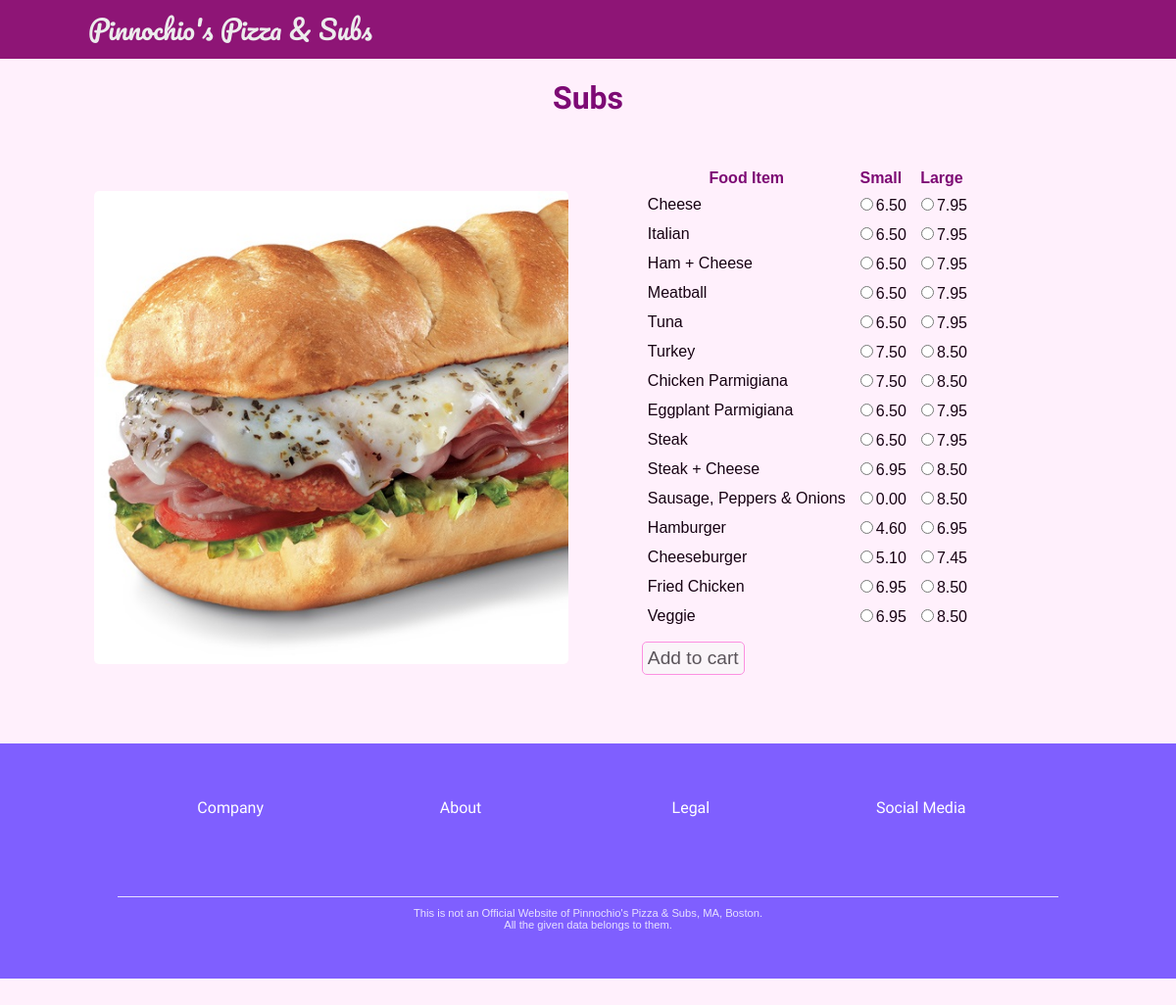
Screenshot of /orders/sub/ (signed in) with the database file from the repository.
### orders/models.py (models this page shows, shortened)
class sub(models.Model):
    sub_name = models.CharField(max_length=100)
    sub_small_price = models.DecimalField(max_digits=10, decimal_places=2)
    sub_large_price = models.DecimalField(max_digits=10, decimal_places=2)
    class Meta:
        verbose_name = 'sub'
        verbose_name_plural = 'subs'

### orders/views.py (the view)
# urls.py: path("sub/", views.menu2, name="menu2"),
@login_required()
def menu2(request):
    context = {
        'sub_list': sub.objects.all()
    }
    return render(request, 'orders/sub.html', context)

### orders/templates/orders/sub.html (shortened to what this page needs)
{% extends 'home/layout.html' %}
{% block body %}
<h1>Subs</h1>
<div class="menu-block">
        <div class="menu-image">
                {% load static %}
                <img src="{% static 'home/subs-order.jpg' %}" alt="Regular Pizza">
        </div>
        <div class="menu-select">
                <form method="post" action="{% url 'orders:addToCart' %}">
                        <table>
                                <tr>
                                        <th>Food Item</th>
                                        <th>Small</th>
                                        <th>Large</th>
                                </tr>
                                {% for sub in sub_list %}
                                <tr>
                                        <td>{{ sub.sub_name }}</td>
                                        <td><input type="radio" name="product" value="sub_small_price" data-col="1">{{ sub.sub_small_price }}
                                        </td>
                                        <td><input type="radio" name="product" value="sub_large_price" data-col="2">{{ sub.sub_large_price }}
                                        </td>
                                </tr>
                                {% endfor %}
                        </table>
                        <button type="submit">Add to cart</button>
                </form>
        </div>
</div>
{% endblock body %}

### home/templates/home/layout.html (shortened to what this page needs)
<!DOCTYPE html>
<html lang="en">
<head>
    {% load static %}
    <link rel="stylesheet" type="text/css" href="{% static 'home/style.css' %}">
    <link rel="stylesheet" href="https://cdnjs.cloudflare.com/ajax/libs/font-awesome/4.7.0/css/font-awesome.min.css">
</head>
<body>
    <header>
        <div id="mt">
            <a href="{% url 'home:index' %}">Pinnochio's Pizza & Subs</a>
        </div>
    </header>
    {% block body %}
    {% endblock body %}
    <div class="footer">
        <div class="footer-div-1">
            <ul>
                <li>Company</li>
                <li>About</li>
                <li>Legal</li>
                <li>Social Media</li>
            </ul>
        </div>
        <div class="footer-div-2">
            <footer>
                This is not an Official Website of Pinnochio's Pizza & Subs, MA, Boston.
                <br>
                All the given data belongs to them.
            </footer>
        </div>
    </div>
</body>
</html>

### home/static/home/style.css (style rules this page uses)
body { padding: 0px; margin: 0px; background: #fff0fc; top: 70px; font-family: Helvetica, sans-serif; }
header { position: sticky; top: 0px; left: 0px; padding: 0 90px; background: #8e1576; width: 100%; height: 60px; box-sizing: border-box; z-index: 10; }
header #mt { height: 60px; line-height: 60px; float: left; }
header #mt a { color: #ececec; text-decoration: none; font-size: 1.7em; font-family: "Pacifico", cursive; }
h1 { text-align: center; color: #7d0a74; font-family: "Adamina", serif; }
.footer { width: 80%; background-color: #7f5fff; height: 200px; padding-top: 40px; padding-left: 10%; padding-right: 10%; padding-bottom: 0px; position: static; z-index: 9; }
.footer-div-1 { height: 50%; color: #ffffff; border-bottom: 1px solid #e8e2fe; }
.footer-div-1 ul { padding: 0px; height: 100%; }
.footer-div-1 ul li { display: inline-block; font-family: "Mukta", sans-serif; width: 24%; text-align: center; }
.footer-div-2 { height: 50%; color: #e8e2fe; font-family: sans-serif; font-weight: 300; font-size: 0.7em; text-align: center; padding-top: 10px; }
.menu-block { margin: 50px 8%; }
.menu-image { width: 48%; display: inline-block; }
.menu-image img { border-radius: 5px; width: 100%; }
.menu-select { width: 43.5%; display: inline-block; padding-left: 7%; padding-bottom: 20px; }
.menu-select th { color: #7d0a74; padding: 2px; }
.menu-select td { color: #160212; padding: 4px; }
.menu-select button { font-size: 120%; color: #5a545a; background-color: #faf5f9; border: 1px solid #fc91e1; border-radius: 5px; padding: 5px 5px 5px 5px; display: block; margin-top: 10px; }

### rows the page displays
sub: sub_name "Cheese", sub_small_price "6.50", sub_large_price "7.95"
sub: sub_name "Italian", sub_small_price "6.50", sub_large_price "7.95"
sub: sub_name "Ham + Cheese", sub_small_price "6.50", sub_large_price "7.95"
sub: sub_name "Meatball", sub_small_price "6.50", sub_large_price "7.95"
sub: sub_name "Tuna", sub_small_price "6.50", sub_large_price "7.95"
sub: sub_name "Turkey", sub_small_price "7.50", sub_large_price "8.50"
sub: sub_name "Chicken Parmigiana", sub_small_price "7.50", sub_large_price "8.50"
sub: sub_name "Eggplant Parmigiana", sub_small_price "6.50", sub_large_price "7.95"
sub: sub_name "Steak", sub_small_price "6.50", sub_large_price "7.95"
sub: sub_name "Steak + Cheese", sub_small_price "6.95", sub_large_price "8.50"
sub: sub_name "Sausage, Peppers & Onions", sub_small_price "0.00", sub_large_price "8.50"
sub: sub_name "Hamburger", sub_small_price "4.60", sub_large_price "6.95"
sub: sub_name "Cheeseburger", sub_small_price "5.10", sub_large_price "7.45"
sub: sub_name "Fried Chicken", sub_small_price "6.95", sub_large_price "8.50"
sub: sub_name "Veggie", sub_small_price "6.95", sub_large_price "8.50"
